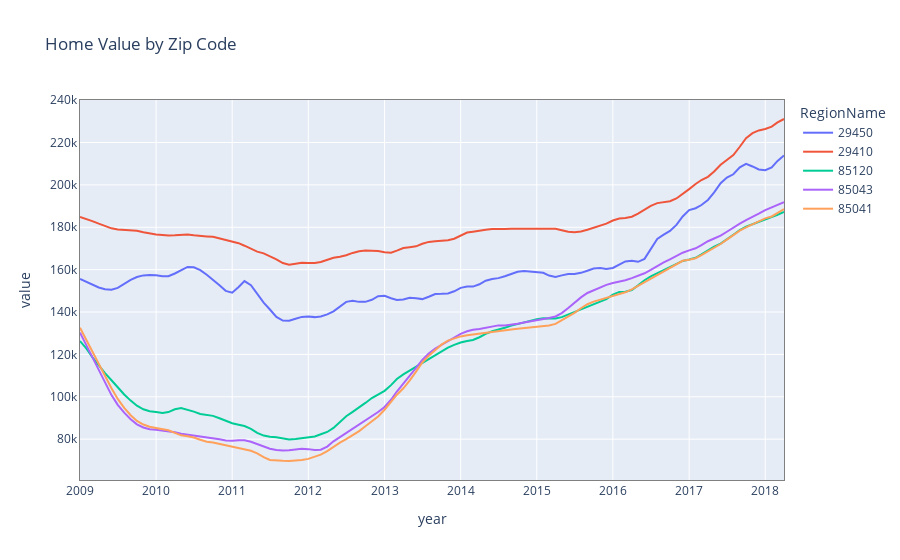

The notebook cell saved with this chart:
### Code cell
# subset data after the 2008 crisis
# df_ts_af_crisis = tmp[tmp.time > '2008-12-01']
plot_ts(df_ts_af_crisis)
